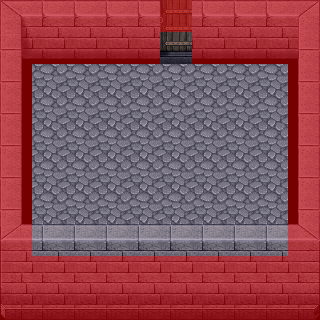

A level layout from a 2D game, rendered from its tile map. Below: a short description, then the map file with its tile-grid data intact:
An orthogonal 10x10 tile map with 32x32 px tiles, 3 tile layers (Tile Layer 1, Tile Layer 2, Collision) and 2 objects (warp, warp2).

<map version="1.0" orientation="orthogonal" width="10" height="10" tilewidth="32" tileheight="32">
 <tileset firstgid="1" name="Test" tilewidth="32" tileheight="32">
  <image source="crypt.png" width="512" height="512" />
  <tile id="2">
   <properties>
    <property name="collision" value="true" />
   </properties>
  </tile>
 </tileset>
 <layer name="Tile Layer 1" width="10" height="10">
  <data>
   <tile gid="14" />
   <tile gid="15" />
   <tile gid="15" />
   <tile gid="15" />
   <tile gid="15" />
   <tile gid="156" />
   <tile gid="15" />
   <tile gid="15" />
   <tile gid="15" />
   <tile gid="16" />
   <tile gid="30" />
   <tile gid="31" />
   <tile gid="31" />
   <tile gid="31" />
   <tile gid="31" />
   <tile gid="172" />
   <tile gid="31" />
   <tile gid="31" />
   <tile gid="31" />
   <tile gid="32" />
   <tile gid="46" />
   <tile gid="224" />
   <tile gid="224" />
   <tile gid="224" />
   <tile gid="224" />
   <tile gid="224" />
   <tile gid="224" />
   <tile gid="224" />
   <tile gid="224" />
   <tile gid="48" />
   <tile gid="46" />
   <tile gid="224" />
   <tile gid="224" />
   <tile gid="224" />
   <tile gid="224" />
   <tile gid="224" />
   <tile gid="224" />
   <tile gid="224" />
   <tile gid="224" />
   <tile gid="48" />
   <tile gid="46" />
   <tile gid="224" />
   <tile gid="224" />
   <tile gid="224" />
   <tile gid="224" />
   <tile gid="224" />
   <tile gid="224" />
   <tile gid="224" />
   <tile gid="224" />
   <tile gid="48" />
   <tile gid="46" />
   <tile gid="224" />
   <tile gid="224" />
   <tile gid="224" />
   <tile gid="224" />
   <tile gid="224" />
   <tile gid="224" />
   <tile gid="224" />
   <tile gid="224" />
   <tile gid="48" />
   <tile gid="46" />
   <tile gid="224" />
   <tile gid="224" />
   <tile gid="224" />
   <tile gid="224" />
   <tile gid="224" />
   <tile gid="224" />
   <tile gid="224" />
   <tile gid="224" />
   <tile gid="48" />
   <tile gid="62" />
   <tile gid="224" />
   <tile gid="224" />
   <tile gid="224" />
   <tile gid="224" />
   <tile gid="224" />
   <tile gid="224" />
   <tile gid="224" />
   <tile gid="224" />
   <tile gid="64" />
   <tile gid="78" />
   <tile gid="79" />
   <tile gid="79" />
   <tile gid="79" />
   <tile gid="79" />
   <tile gid="79" />
   <tile gid="79" />
   <tile gid="79" />
   <tile gid="79" />
   <tile gid="80" />
   <tile gid="94" />
   <tile gid="95" />
   <tile gid="95" />
   <tile gid="95" />
   <tile gid="95" />
   <tile gid="95" />
   <tile gid="95" />
   <tile gid="95" />
   <tile gid="95" />
   <tile gid="96" />
  </data>
 </layer>
 <layer name="Tile Layer 2" width="10" height="10">
  <data>
   <tile gid="0" />
   <tile gid="0" />
   <tile gid="0" />
   <tile gid="0" />
   <tile gid="0" />
   <tile gid="0" />
   <tile gid="0" />
   <tile gid="0" />
   <tile gid="0" />
   <tile gid="0" />
   <tile gid="0" />
   <tile gid="0" />
   <tile gid="0" />
   <tile gid="0" />
   <tile gid="0" />
   <tile gid="0" />
   <tile gid="0" />
   <tile gid="0" />
   <tile gid="0" />
   <tile gid="0" />
   <tile gid="0" />
   <tile gid="0" />
   <tile gid="0" />
   <tile gid="0" />
   <tile gid="0" />
   <tile gid="0" />
   <tile gid="0" />
   <tile gid="0" />
   <tile gid="0" />
   <tile gid="0" />
   <tile gid="0" />
   <tile gid="0" />
   <tile gid="0" />
   <tile gid="0" />
   <tile gid="0" />
   <tile gid="0" />
   <tile gid="0" />
   <tile gid="0" />
   <tile gid="0" />
   <tile gid="0" />
   <tile gid="0" />
   <tile gid="0" />
   <tile gid="0" />
   <tile gid="0" />
   <tile gid="0" />
   <tile gid="0" />
   <tile gid="0" />
   <tile gid="0" />
   <tile gid="0" />
   <tile gid="0" />
   <tile gid="0" />
   <tile gid="0" />
   <tile gid="0" />
   <tile gid="0" />
   <tile gid="0" />
   <tile gid="0" />
   <tile gid="0" />
   <tile gid="0" />
   <tile gid="0" />
   <tile gid="0" />
   <tile gid="0" />
   <tile gid="0" />
   <tile gid="0" />
   <tile gid="0" />
   <tile gid="0" />
   <tile gid="0" />
   <tile gid="0" />
   <tile gid="0" />
   <tile gid="0" />
   <tile gid="0" />
   <tile gid="0" />
   <tile gid="63" />
   <tile gid="63" />
   <tile gid="63" />
   <tile gid="63" />
   <tile gid="63" />
   <tile gid="63" />
   <tile gid="63" />
   <tile gid="63" />
   <tile gid="0" />
   <tile gid="0" />
   <tile gid="0" />
   <tile gid="0" />
   <tile gid="0" />
   <tile gid="0" />
   <tile gid="0" />
   <tile gid="0" />
   <tile gid="0" />
   <tile gid="0" />
   <tile gid="0" />
   <tile gid="0" />
   <tile gid="0" />
   <tile gid="0" />
   <tile gid="0" />
   <tile gid="0" />
   <tile gid="0" />
   <tile gid="0" />
   <tile gid="0" />
   <tile gid="0" />
   <tile gid="0" />
  </data>
 </layer>
 <layer name="Collision" width="10" height="10">
  <data>
   <tile gid="13" />
   <tile gid="13" />
   <tile gid="13" />
   <tile gid="13" />
   <tile gid="13" />
   <tile gid="13" />
   <tile gid="13" />
   <tile gid="13" />
   <tile gid="13" />
   <tile gid="13" />
   <tile gid="13" />
   <tile gid="13" />
   <tile gid="13" />
   <tile gid="13" />
   <tile gid="13" />
   <tile gid="0" />
   <tile gid="13" />
   <tile gid="13" />
   <tile gid="13" />
   <tile gid="13" />
   <tile gid="13" />
   <tile gid="0" />
   <tile gid="0" />
   <tile gid="0" />
   <tile gid="0" />
   <tile gid="0" />
   <tile gid="0" />
   <tile gid="0" />
   <tile gid="0" />
   <tile gid="13" />
   <tile gid="13" />
   <tile gid="0" />
   <tile gid="0" />
   <tile gid="0" />
   <tile gid="0" />
   <tile gid="0" />
   <tile gid="0" />
   <tile gid="0" />
   <tile gid="0" />
   <tile gid="13" />
   <tile gid="13" />
   <tile gid="0" />
   <tile gid="0" />
   <tile gid="0" />
   <tile gid="0" />
   <tile gid="0" />
   <tile gid="0" />
   <tile gid="0" />
   <tile gid="0" />
   <tile gid="13" />
   <tile gid="13" />
   <tile gid="0" />
   <tile gid="0" />
   <tile gid="0" />
   <tile gid="0" />
   <tile gid="0" />
   <tile gid="0" />
   <tile gid="0" />
   <tile gid="0" />
   <tile gid="13" />
   <tile gid="13" />
   <tile gid="0" />
   <tile gid="0" />
   <tile gid="0" />
   <tile gid="0" />
   <tile gid="0" />
   <tile gid="0" />
   <tile gid="0" />
   <tile gid="0" />
   <tile gid="13" />
   <tile gid="13" />
   <tile gid="0" />
   <tile gid="0" />
   <tile gid="0" />
   <tile gid="0" />
   <tile gid="0" />
   <tile gid="0" />
   <tile gid="0" />
   <tile gid="0" />
   <tile gid="13" />
   <tile gid="13" />
   <tile gid="13" />
   <tile gid="13" />
   <tile gid="13" />
   <tile gid="13" />
   <tile gid="13" />
   <tile gid="13" />
   <tile gid="13" />
   <tile gid="13" />
   <tile gid="13" />
   <tile gid="13" />
   <tile gid="13" />
   <tile gid="13" />
   <tile gid="13" />
   <tile gid="13" />
   <tile gid="13" />
   <tile gid="13" />
   <tile gid="13" />
   <tile gid="13" />
   <tile gid="13" />
  </data>
 </layer>
 <objectgroup name="warps" width="10" height="10">
  <object name="warp" x="161" y="32" width="30" height="21">
   <properties>
    <property name="mapa" value="mapa2" />
    <property name="x" value="160" />
    <property name="y" value="300" />
   </properties>
  </object>
  <object name="warp2" x="253" y="232" width="30" height="21">
   <properties>
    <property name="mapa" value="mapa2" />
    <property name="x" value="160" />
    <property name="y" value="300" />
   </properties>
  </object>
 </objectgroup>
</map>
